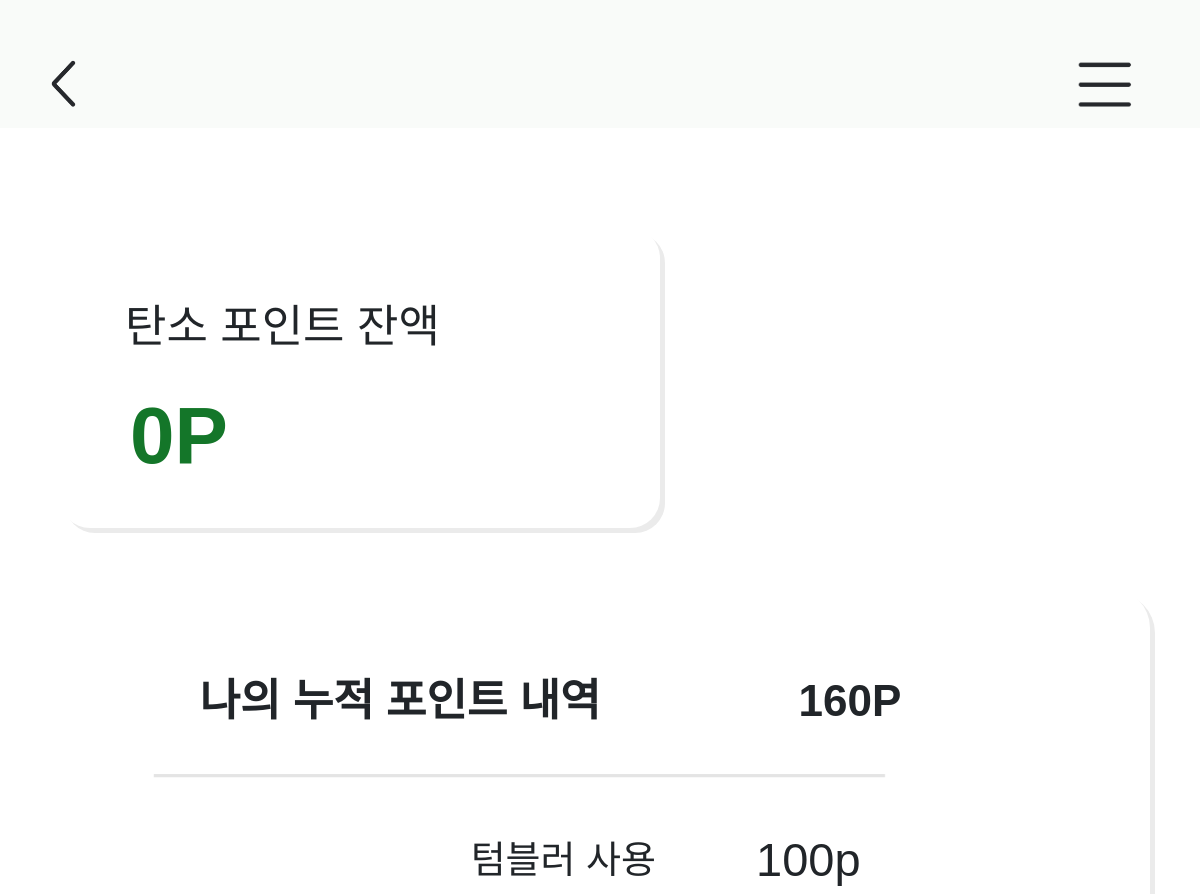
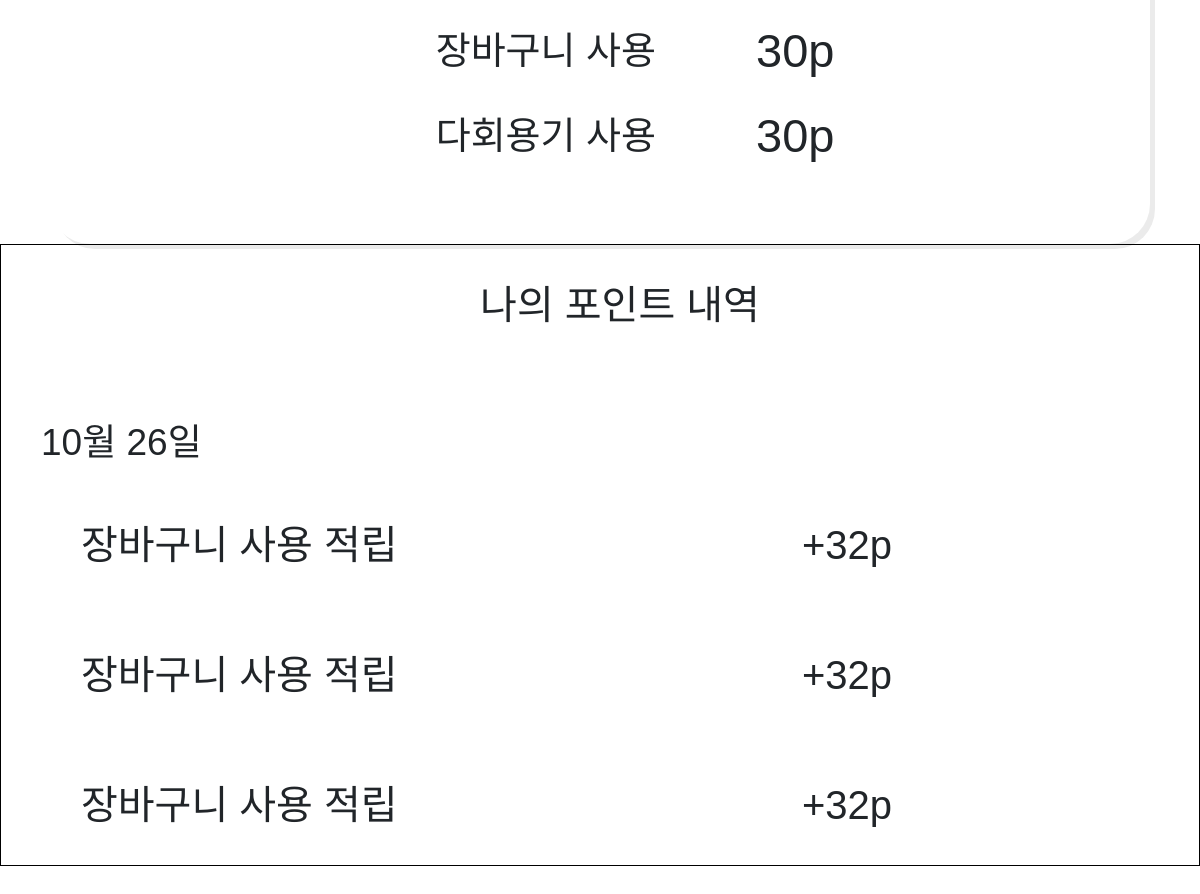
Before: /point/4 with the older database file (2 pictures, top to bottom).
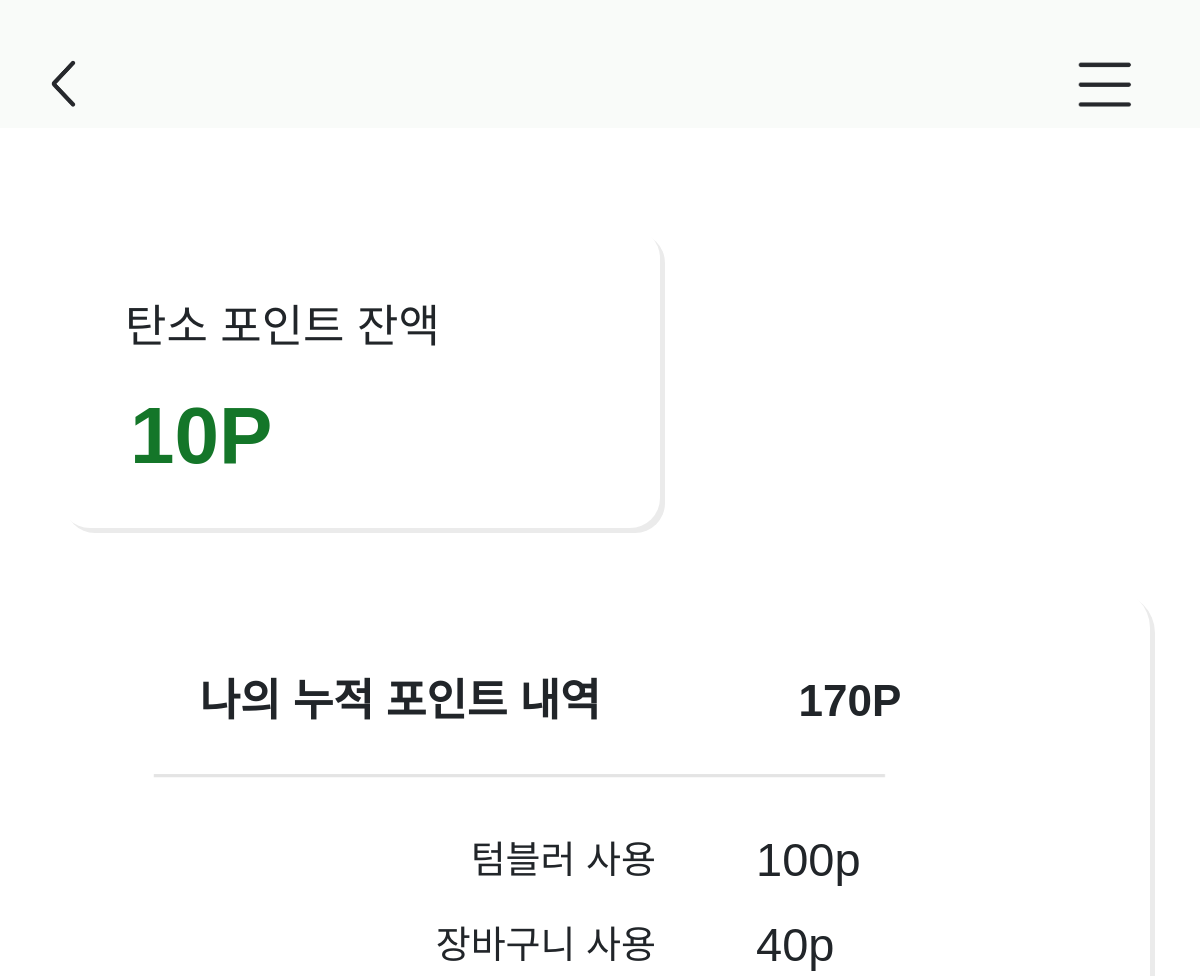
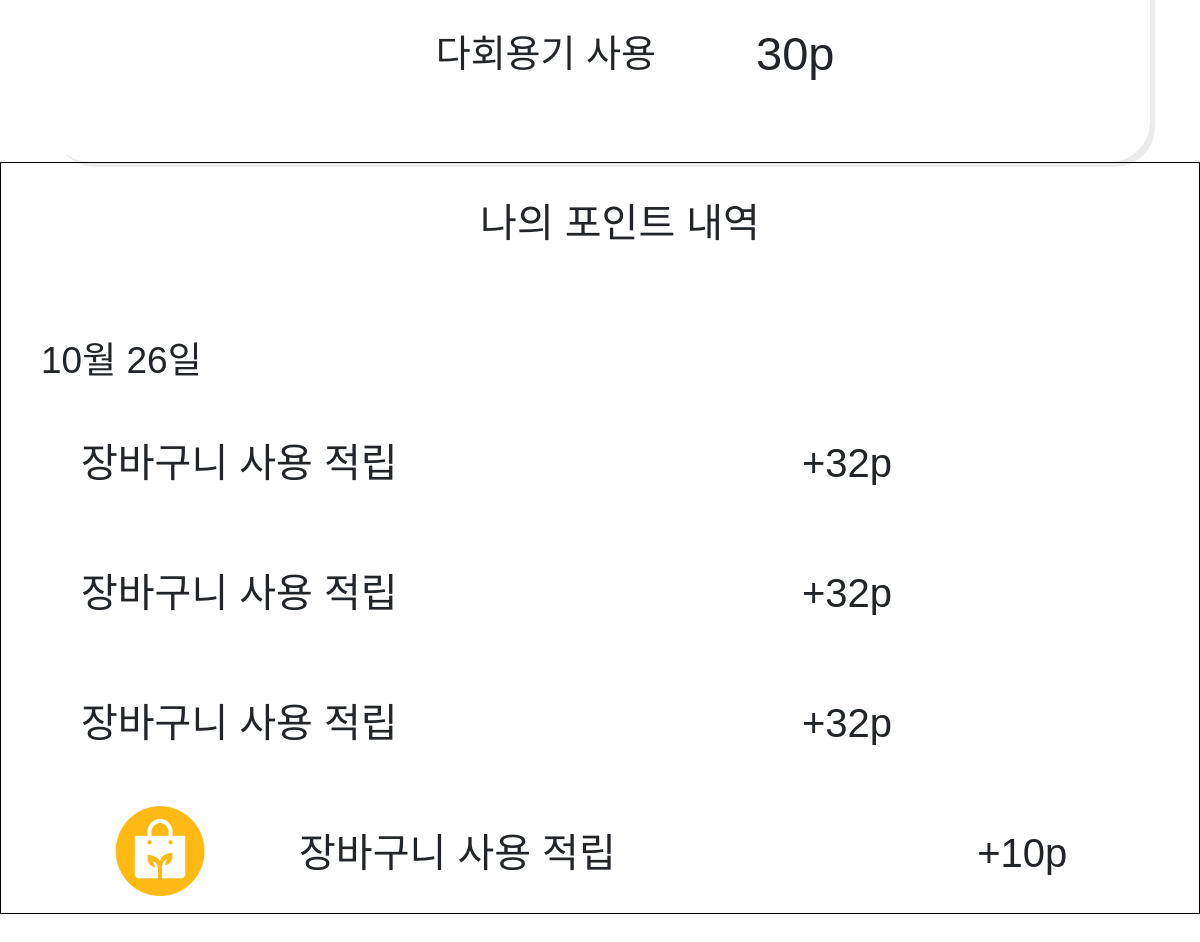
After: the same page with the newer database file (2 pictures, top to bottom).
### topics/models.py (models this page shows)
class UserSummary(models.Model):
    userid = models.IntegerField() #user pk
    accumulated_point = models.IntegerField() #누적 포인트
    used_point = models.IntegerField() #사용 포인트
    tumbler = models.IntegerField(); #50g
    bag = models.IntegerField(); #32g
    container = models.IntegerField(); #200g

class PointHistory(models.Model):
    userid = models.IntegerField() #user pk
    point = models.IntegerField() #적립포인트
    detail = models.CharField(max_length=20) #포인트 사용/적립 내역
    create_at = models.DateTimeField(auto_now_add=True) #사용일자

### topics/views.py (the view)
# urls.py: path('point/<int:pk>', views.point, name="point"),
def point(request,pk):
    user = UserSummary.objects.get(userid = pk)
    point = PointHistory.objects.filter(userid=pk)
    tumbler = user.tumbler * 20
    container = user.container *30
    bag = user.bag * 10
    acc = tumbler + container + bag
    context={
        'user':user,
        'point':point,
        'tumbler': tumbler,
        'container': container,
        'bag':bag,
        'acc':acc,
    }
    return render(request, "pages/point.html", context)

### topics/templates/pages/point.html (shortened to what this page needs)
{% extends 'no_pen.html' %}
{% load static %}
{% block content %}
<head>
    <link rel="stylesheet" type="text/css" href="//cdn.rawgit.com/innks/NanumSquareRound/master/nanumsquareround.min.css">
    <link href="https://cdn.jsdelivr.net/npm/bootstrap@5.1.3/dist/css/bootstrap.min.css" rel="stylesheet">
    <link rel="stylesheet" href="{% static 'css/topics/point.css' %}">
</head>
<body>
    <div id="box_1">
        <div id="a">탄소 포인트 잔액</div>
        <div id="b">{{user.used_point}}P</div>
    </div>
    <div id="aa">
        <div class="hall_p">
            <div style="margin-top: 30px; width:60%; text-align:center;">나의 누적 포인트 내역</div>
            <div style="margin-right: 0px; margin-top:30px; width:30%; text-align:center;">{{acc}}P</div>
        </div>
        <div style="padding: 0; margin:0;">
            <img class="line" src="{% static 'images/선.png' %}">
        </div>
        <div class="pyo">
            <div class="pyo_1">
                <div class="title">텀블러 사용</div>
                <div class="count">{{tumbler}}p</div>
            </div>
            <div class="pyo_1">
                <div class="title">장바구니 사용</div>
                <div class="count">{{bag}}p</div>
            </div>
            <div class="pyo_1">
                <div class="title">다회용기 사용</div>
                <div class="count">{{container}}p</div>
            </div>
        </div>
    </div>
    <div class="use_list">
        <div>
            <div class="content">
                <div>나의 포인트 내역</div>
                {% for pp in point %}
                    {% if forloop.first %}
                    <div id="day">
                        {{pp.create_at|date:'m월 d일'}}
                    </div>
                    {% endif %}
                    <div class="content_1">
                        {% if pp.point == 10 %}
                        <div id="imgg" style="width: 20%;">
                            <img src="{% static 'images/장바구니.png' %}" width="90px" height="90px">
                        </div>
                        {% endif %}
                        <div style="width: 66%; text-align: left; padding-top:40px">{{pp.detail}}</div>
                        <div id="aaaa" style="width: 20%;padding-top:40px">+{{pp.point}}p</div>
                    </div>
                {% endfor %}
            </div>
        </div>
    </div>
</body>
{% endblock content %}

### echo/templates/no_pen.html (shortened to what this page needs)
<!DOCTYPE html>
<html lang="en">
{% load static %}
  <head>
    <link rel="stylesheet" type="text/css" href="https://cdn.jsdelivr.net/gh/moonspam/NanumSquare@1.0/nanumsquare.css">
    <link rel="stylesheet" href="https://cdn.jsdelivr.net/npm/bootstrap@4.6.1/dist/css/bootstrap.min.css">
  </head>
        <div class="navbar">
                <button id="back_button" class="inline" ><img src="{% static 'images/뒤로가기.png' %}" width="27" height="70" onclick="back()"></button>
                <button id="menu_button" class="inline"><img src="{% static 'images/메뉴.png' %}" width="70" height="70"></button>
        </div>
    {% block content %}{% endblock content %}
</html>

### topics/static/css/topics/point.css (style rules this page uses)
body { margin-bottom: 60px; }
#box_1 { margin: 60px; margin-top: 100px; height: 300px; width: 50%; padding: 50px; background-color: white; border-radius: 30px; box-shadow: 5px 5px rgb(235, 235, 235); }
#a { font-size: 45px; margin: 15px; }
#b { font-size: 80px; font-weight: bold; margin: 20px; margin-top: 10px; color: rgb(20, 118, 41); }
.hall_p { height: 100px; text-align: center; display: flex; flex-direction: row; }
#aa { display: flex; flex-direction: column; height: 550px; margin: 50px; border-radius: 40px; margin-top: 30px; font-size: 40px; padding: 50px; background-color: white; margin-bottom: 0; box-shadow: 5px 5px rgb(235, 235, 235); }
.line { width: 750px; margin-left: 45px; margin-top: 10px; }
.title { font-size: 38px; width: 60%; margin-left: 40px; text-align: right; }
.count { font-size: 47px; width: 40%; margin-left: 100px; text-align: left; }
.pyo { display: flex; flex-direction: column; margin-top: 20px; }
.pyo_1 { display: flex; flex-direction: row; align-items: center; height: 85px; }
.hall_p div { font-size: 44px; font-weight: bold; }
.use_list { border: 1px solid black; padding-bottom: 30px; margin-bottom: 30px; display: flex; flex-direction: column; }
#day { font-size: 37px; height: 70px; text-align: left; padding-top: 40px; margin: 0px; }
.content_1 { display: flex; flex-direction: row; padding: 5px; }
.content div { font-size: 40px; height: 130px; text-align: center; padding-top: 30px; padding-left: 40px; }
#imgg { padding: 0; padding-left: 20px; padding-top: 23px; margin: 0; }
#aaaa { text-align: left; padding-left: 0; }
.content { display: flex; flex-direction: column; }

### echo/templates/no_pen.html (style rules this page uses)
* { font-family: 'NanumSquare', sans-serif; }
.navbar { display: flex; justify-content: center; position: fixed; width: 100%; background-color: rgba(195, 219, 200, 0.107); padding-left:0px; }
#menu_button { margin-top: 40px; background-color: transparent; padding-right: 45px; border: 0px; }
#back_button { margin-top: 40px; background-color: transparent; border : 0; padding-left: 50px; }

Changed rows visible on the page:
changed UserSummary: used_point "0" → "10"
added PointHistory: detail "장바구니 사용 적립", point "10"
Other visible differences:
{{ acc }}: "160" → "170"
{{ bag }}: "30" → "40"
